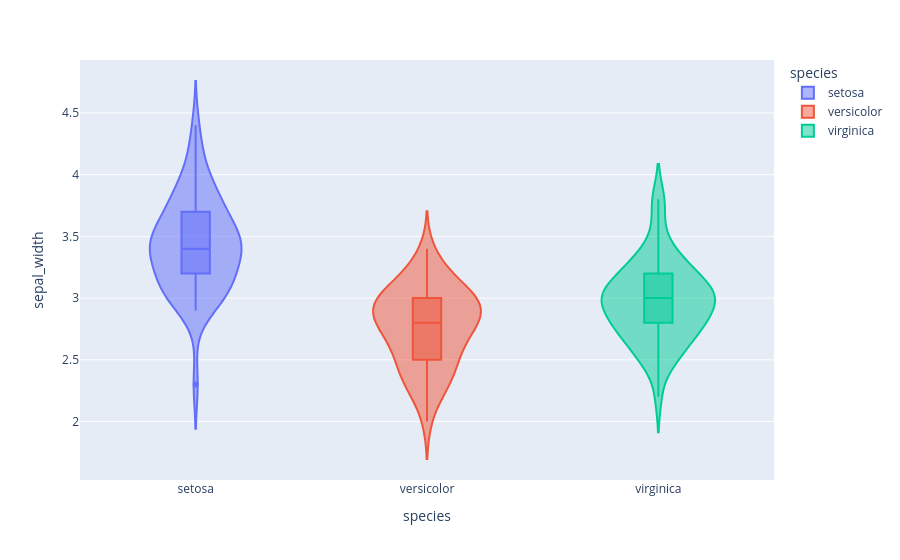

Here is the notebook cell this chart was saved with:
### Code cell
# you can also show the boxplot in the violin plot by using the below code
fig_5_1= px.violin(df,x='species',y='sepal_width',color='species',box=True)
fig_5_1.show()

### Figure 1 — Plotly figure (JSON) as saved in the notebook; plotly's stock layout.template omitted (floating-point values rounded to 4 significant figures)
{"data": [{"alignmentgroup": "True", "box": {"visible": true}, "hovertemplate": "species=%{x}<br>sepal_width=%{y}<extra></extra>", "legendgroup": "setosa", "marker": {"color": "#636efa"}, "name": "setosa", "offsetgroup": "setosa", "orientation": "v", "scalegroup": "True", "showlegend": true, "type": "violin", "x": ["setosa", "setosa", "setosa", "setosa", "setosa", "setosa", "setosa", "setosa", "setosa", "setosa", "setosa", "setosa", "setosa", "setosa", "setosa", "setosa", "setosa", "setosa", "setosa", "setosa", "setosa", "setosa", "setosa", "setosa", "setosa", "setosa", "setosa", "setosa", "setosa", "setosa", "setosa", "setosa", "setosa", "setosa", "setosa", "setosa", "setosa", "setosa", "setosa", "setosa", "setosa", "setosa", "setosa", "setosa", "setosa", "setosa", "setosa", "setosa", "setosa", "setosa"], "x0": " ", "xaxis": "x", "y": [3.5, 3.0, 3.2, 3.1, 3.6, 3.9, 3.4, 3.4, 2.9, 3.1, 3.7, 3.4, 3.0, 3.0, 4.0, 4.4, 3.9, 3.5, 3.8, 3.8, 3.4, 3.7, 3.6, 3.3, 3.4, 3.0, 3.4, 3.5, 3.4, 3.2, 3.1, 3.4, 4.1, 4.2, 3.1, 3.2, 3.5, 3.6, 3.0, 3.4, 3.5, 2.3, 3.2, 3.5, 3.8, 3.0, 3.8, 3.2, 3.7, 3.3], "y0": " ", "yaxis": "y"}, {"alignmentgroup": "True", "box": {"visible": true}, "hovertemplate": "species=%{x}<br>sepal_width=%{y}<extra></extra>", "legendgroup": "versicolor", "marker": {"color": "#EF553B"}, "name": "versicolor", "offsetgroup": "versicolor", "orientation": "v", "scalegroup": "True", "showlegend": true, "type": "violin", "x": ["versicolor", "versicolor", "versicolor", "versicolor", "versicolor", "versicolor", "versicolor", "versicolor", "versicolor", "versicolor", "versicolor", "versicolor", "versicolor", "versicolor", "versicolor", "versicolor", "versicolor", "versicolor", "versicolor", "versicolor", "versicolor", "versicolor", "versicolor", "versicolor", "versicolor", "versicolor", "versicolor", "versicolor", "versicolor", "versicolor", "versicolor", "versicolor", "versicolor", "versicolor", "versicolor", "versicolor", "versicolor", "versicolor", "versicolor", "versicolor", "versicolor", "versicolor", "versicolor", "versicolor", "versicolor", "versicolor", "versicolor", "versicolor", "versicolor", "versicolor"], "x0": " ", "xaxis": "x", "y": [3.2, 3.2, 3.1, 2.3, 2.8, 2.8, 3.3, 2.4, 2.9, 2.7, 2.0, 3.0, 2.2, 2.9, 2.9, 3.1, 3.0, 2.7, 2.2, 2.5, 3.2, 2.8, 2.5, 2.8, 2.9, 3.0, 2.8, 3.0, 2.9, 2.6, 2.4, 2.4, 2.7, 2.7, 3.0, 3.4, 3.1, 2.3, 3.0, 2.5, 2.6, 3.0, 2.6, 2.3, 2.7, 3.0, 2.9, 2.9, 2.5, 2.8], "y0": " ", "yaxis": "y"}, {"alignmentgroup": "True", "box": {"visible": true}, "hovertemplate": "species=%{x}<br>sepal_width=%{y}<extra></extra>", "legendgroup": "virginica", "marker": {"color": "#00cc96"}, "name": "virginica", "offsetgroup": "virginica", "orientation": "v", "scalegroup": "True", "showlegend": true, "type": "violin", "x": ["virginica", "virginica", "virginica", "virginica", "virginica", "virginica", "virginica", "virginica", "virginica", "virginica", "virginica", "virginica", "virginica", "virginica", "virginica", "virginica", "virginica", "virginica", "virginica", "virginica", "virginica", "virginica", "virginica", "virginica", "virginica", "virginica", "virginica", "virginica", "virginica", "virginica", "virginica", "virginica", "virginica", "virginica", "virginica", "virginica", "virginica", "virginica", "virginica", "virginica", "virginica", "virginica", "virginica", "virginica", "virginica", "virginica", "virginica", "virginica", "virginica", "virginica"], "x0": " ", "xaxis": "x", "y": [3.3, 2.7, 3.0, 2.9, 3.0, 3.0, 2.5, 2.9, 2.5, 3.6, 3.2, 2.7, 3.0, 2.5, 2.8, 3.2, 3.0, 3.8, 2.6, 2.2, 3.2, 2.8, 2.8, 2.7, 3.3, 3.2, 2.8, 3.0, 2.8, 3.0, 2.8, 3.8, 2.8, 2.8, 2.6, 3.0, 3.4, 3.1, 3.0, 3.1, 3.1, 3.1, 2.7, 3.2, 3.3, 3.0, 2.5, 3.0, 3.4, 3.0], "y0": " ", "yaxis": "y"}], "layout": {"legend": {"title": {"text": "species"}, "tracegroupgap": 0}, "margin": {"t": 60}, "violinmode": "overlay", "xaxis": {"anchor": "y", "categoryarray": ["setosa", "versicolor", "virginica"], "categoryorder": "array", "domain": [0, 1], "title": {"text": "species"}}, "yaxis": {"anchor": "x", "domain": [0, 1], "title": {"text": "sepal_width"}}}}
